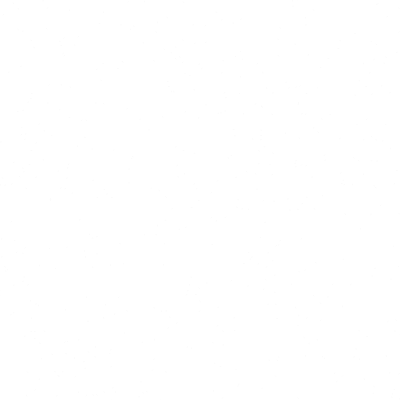
Frame 1 (no input)
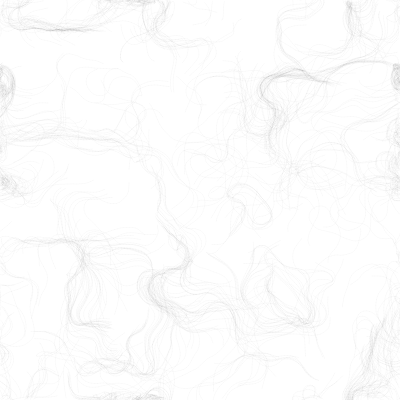
Frame 60 (no input)
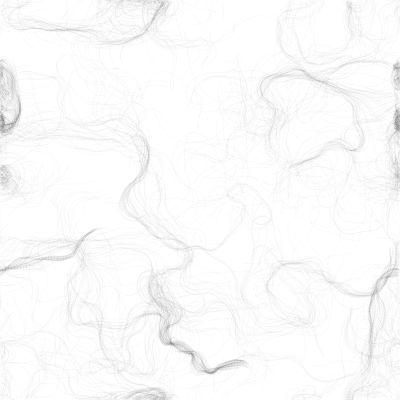
Frame 120 (the mouse pressed at the canvas centre since frame 60)

The p5.js sketch that drew these frames (run headless with seeded random() and noise() and a simulated clock; from frame 60 on, the mouse is pressed at the canvas centre):

// p5.js sketch
// ── sketch.js

var flowfield = [];
var inc = 0.1;
var scl = 10;
var rows; var cols;
var fr;
var zoff = 0;
var particles = [];
var flowfield;


function setup() {
  createCanvas(400,400);
  pixelDensity(1);
  cols = floor(width/scl);
  rows = floor(height/scl);
  fr = createP('');

  flowfield = new Array(cols*rows);

  for(var i = 0; i < 500; i++){
    particles[i] = new Particle();
  }


}

function draw() {
  var yoff = 0;

  randomSeed(10);
  for(var x = 0; x < cols; x++){
    var xoff = 0;
    for(var y = 0; y < rows; y++){

      var angle = map(noise(xoff, yoff, zoff), 0, 1, 0, TWO_PI*4);
      var v = p5.Vector.fromAngle(angle);
      v.setMag(1);

      var index = x+y*cols;
      flowfield[index] = v;

      // push();
      //   translate(x*scl, y*scl);
      //   rotate(v.heading());
      //   strokeWeight(1);
      //   line(0, 0, scl, 0);
      // pop();

      xoff += inc;
    }
    yoff += inc;
    zoff += 0.0003;
  }

  for(var i = 0; i < 500; i++){
    particles[i].follow(flowfield);
    particles[i].update();
    particles[i].edges();
    particles[i].show();
  }

  fr.html(floor(frameRate()));
}

// ── particle.js
function Particle(){

  this.pos = createVector(random(width),random(height));
  this.vel = createVector(0,0);;
  this.acc = createVector(0,0);
  this.maxspeed = 3;

  this.prevPos = this.pos.copy();

  this.update = function(){
    this.vel.add(this.acc);
    this.vel.limit(this.maxspeed);
    this.pos.add(this.vel);
    this.acc.mult(0);
  }

  this.applyForce = function(force){
    this.acc.add(force);
  }

  this.follow = function(flowvectors){
    var x = floor(this.pos.x/scl);
    var y = floor(this.pos.y/scl);
    var index = x+y*cols;
    var force = flowvectors[index];
    this.applyForce(force);
  }

  this.show = function(){
    strokeWeight(1);
    stroke(0,5);
    line(this.pos.x, this.pos.y, this.prevPos.x, this.prevPos.y);
    this.updatePos();
  }

  this.updatePos = function(){
    this.prevPos.x = this.pos.x;
    this.prevPos.y = this.pos.y;
  }

  this.edges = function() {
    if (this.pos.x > width) {
      this.pos.x = 0;
      this.updatePos();
    }
    if (this.pos.x < 0) {
      this.pos.x = width;
      this.updatePos();
    }
    if (this.pos.y > height) {
      this.pos.y = 0;
      this.updatePos();
    }
    if (this.pos.y < 0) {
      this.pos.y = height;
      this.updatePos();
    }
  }
}
